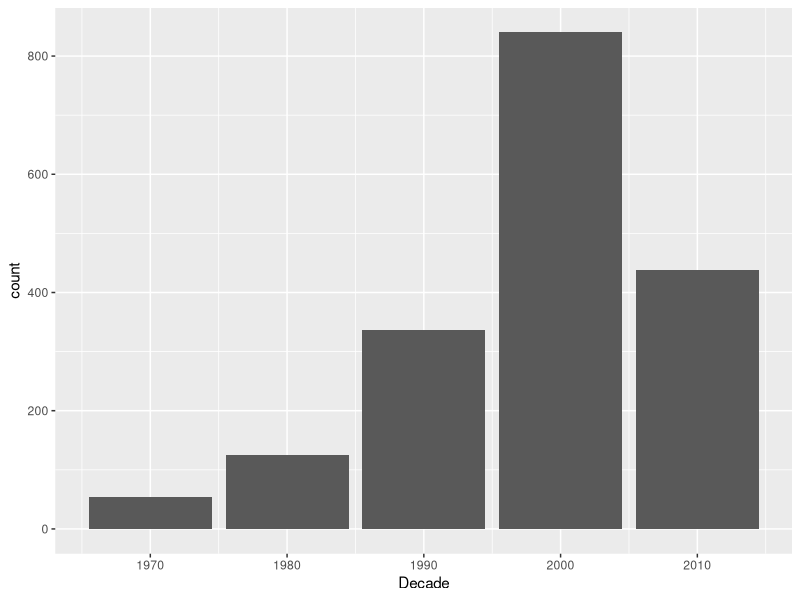
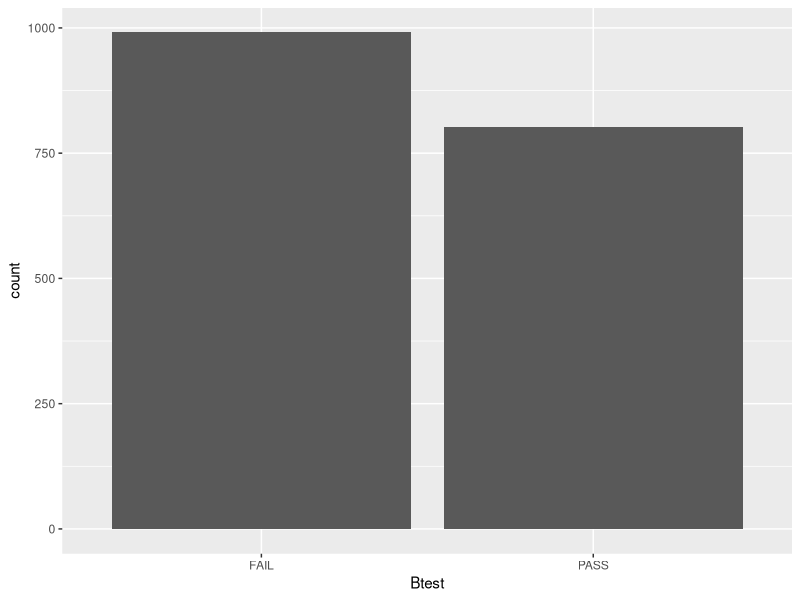
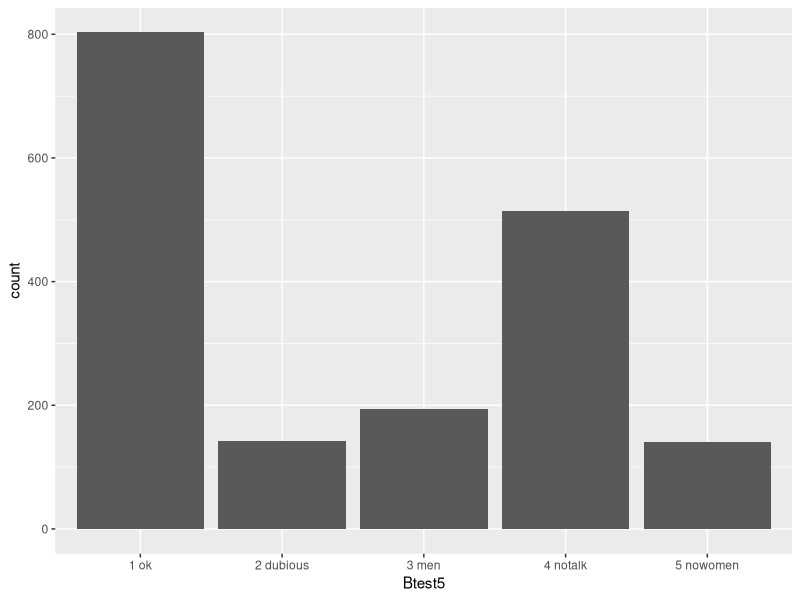
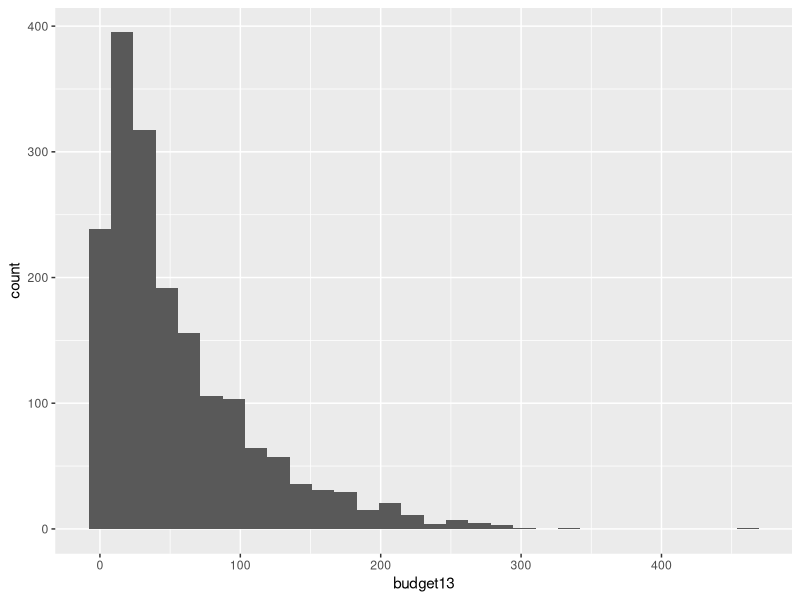
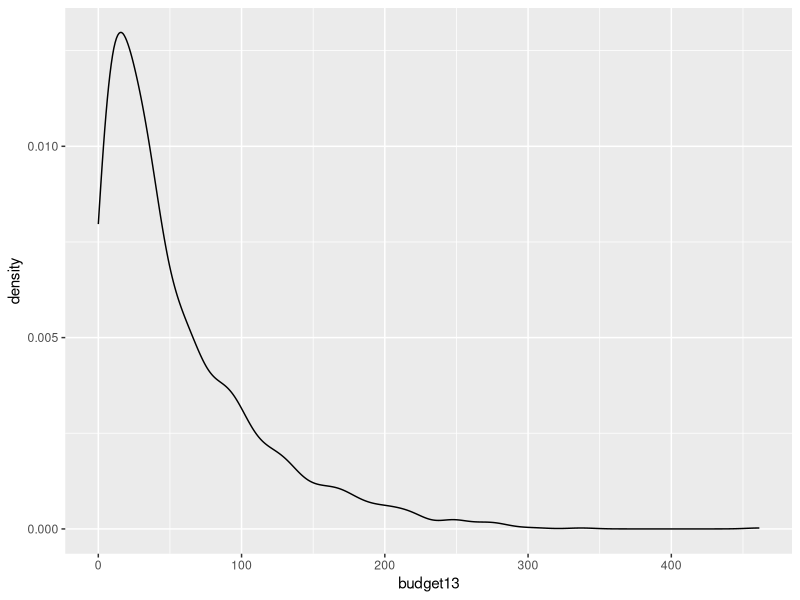
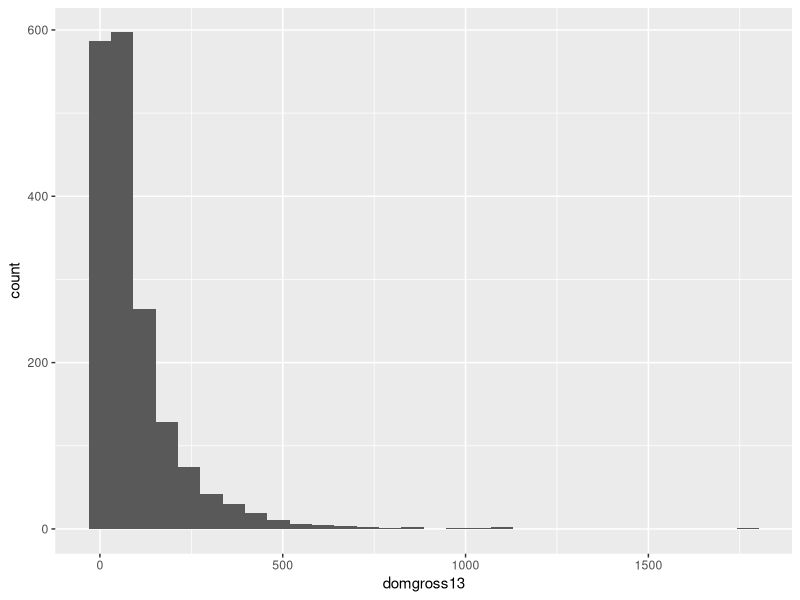

The R source for these figures, in order: (Note: this script raises an error after producing the figures.)
sd(c(1, 2, 4, 4, 4))
sd(c(0, 2, 3, 5, 5))

bechData <- read.csv('bechdel87.csv')

library(ggplot2)
library(dplyr)

ggplot(data = bechData,
       mapping = aes(x = Decade)) +
  geom_bar()

ggplot(data = bechData, mapping = aes(x = Btest)) + 
  geom_bar()

ggplot(bechData, aes(x = Btest5)) +
  geom_bar()

ggplot(bechData, aes(x = budget13)) +
  geom_histogram()

ggplot(bechData, aes(x = budget13)) +
  geom_density()

ggplot(bechData, aes(x = domgross13)) +
  geom_histogram()

ggplot(bechData, aes(x = domgross13)) +
  geom_density(fill = 'mint')

help(col2rgb)

ggplot(bechData, aes(x = intgross13)) + 
  geom_histogram()

ggplot(bechData, aes(x = Decade, fill = Btest)) + 
  geom_bar(position = 'fill')

ggplot(bechData, aes(x = Decade, fill = Btest5)) + 
  geom_bar(position = 'fill')

ggplot(bechData, aes(x = Btest, y = averating)) + 
  geom_boxplot()

bechData %>% 
  group_by(Btest) %>% 
  summarize(meanRating = mean(averating, na.rm = TRUE),
            medianRating = median(averating, na.rm = TRUE),
            sdRating = sd(averating, na.rm = TRUE))

bechData %>% 
  group_by(Btest) %>% 
  summarize(meanBudget = mean(budget13, na.rm = TRUE),
            medianBudget = median(budget13, na.rm = TRUE),
            sdBudget = sd(budget13, na.rm = TRUE))

bechData %>% 
  group_by(Btest) %>% 
  summarize(meanGross = mean(domgross13, na.rm = TRUE),
            medianGross = median(domgross13, na.rm = TRUE),
            sdGross = sd(domgross13, na.rm = TRUE))

ggplot(data = bechData, mapping = aes(x = budget13,
                                      y = domgross13)) +
  geom_point() +
  geom_smooth()

newData <- bechData %>% 
  mutate(domprofit13 = 100 * (domgross13 - budget13) / budget13,  
    intprofit13 = 100 * (intgross13 - budget13) / budget13)

ggplot(data = newData, 
       mapping = aes(x = domprofit13)) +
  geom_density() +
  facet_grid(Btest ~.) +
  scale_x_log10()

newData %>% 
  group_by(Btest) %>% 
  summarise(medDomProf = median(domprofit13, na.rm = TRUE),
            medIntProf = median(intprofit13, na.rm = TRUE))
